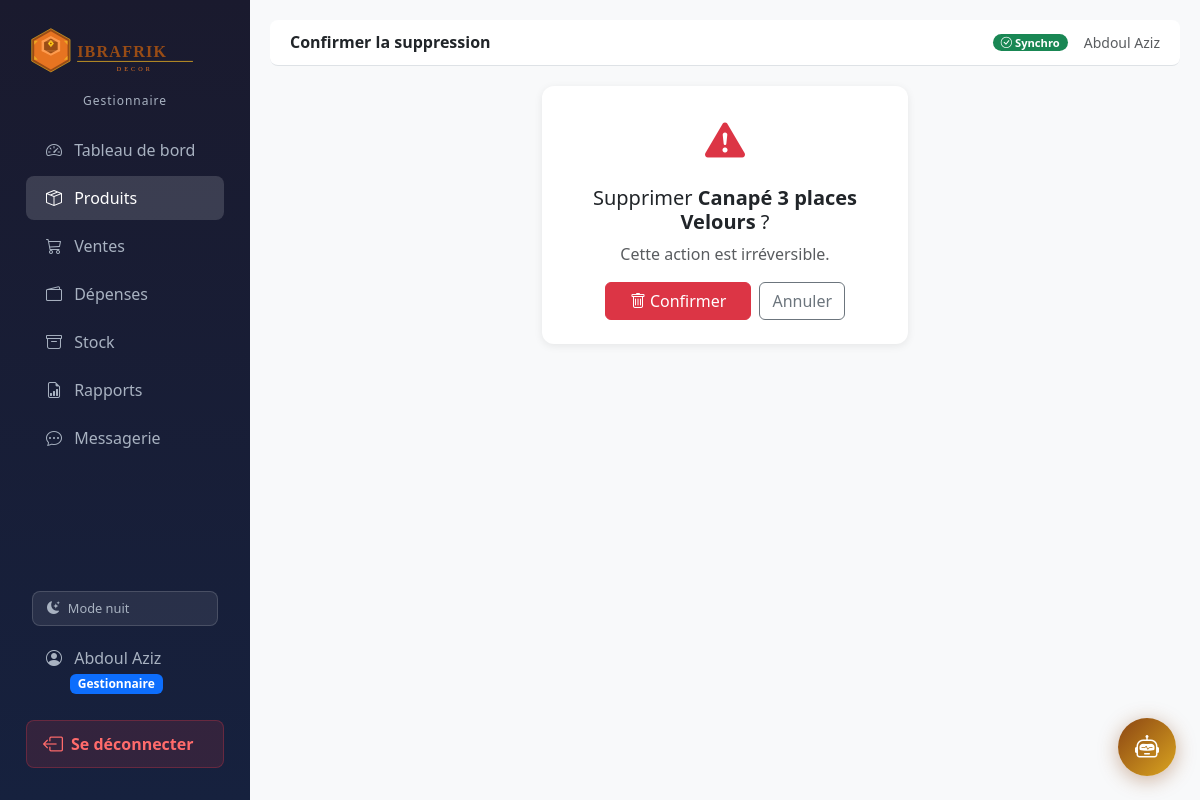
Page /produits/1/supprimer/ (signed in) on the committed database.
### accounts/models.py (models this page shows, shortened)
class Utilisateur(AbstractUser):
    GESTIONNAIRE = 'GESTIONNAIRE'
    ADMIN = 'ADMIN'
    ROLE_CHOICES = [
        (GESTIONNAIRE, 'Gestionnaire'),
        (ADMIN, 'Administrateur'),
    ]
    role = models.CharField(
        max_length=20,
        choices=ROLE_CHOICES,
        default=GESTIONNAIRE,
    )
    photo = models.ImageField(
        upload_to='profils/',
        blank=True,
        null=True,
        verbose_name='Photo de profil'
    )
    def is_gestionnaire(self):
        return self.role == self.GESTIONNAIRE
    def is_admin_bc(self):
        return self.role == self.ADMIN
    class Meta:
        verbose_name = 'Utilisateur'
        verbose_name_plural = 'Utilisateurs'

### produits/models.py (models this page shows, shortened)
class Produit(models.Model):
    nom = models.CharField(max_length=200)
    categorie = models.ForeignKey(Categorie, on_delete=models.PROTECT, related_name='produits')
    description = models.TextField(blank=True)
    prix_achat = models.DecimalField(max_digits=12, decimal_places=2)
    prix_vente = models.DecimalField(max_digits=12, decimal_places=2)
    quantite_stock = models.IntegerField(default=0)
    seuil_alerte = models.IntegerField(default=5)
    image = models.ImageField(upload_to='produits/', blank=True, null=True)
    date_ajout = models.DateTimeField(auto_now_add=True)
    actif = models.BooleanField(default=True)
    class Meta:
        verbose_name = 'Produit'

### produits/views.py (the view, shortened to what this page needs)
# urls.py: path('<int:pk>/supprimer/', views.produit_supprimer, name='supprimer'),
@login_required
def produit_supprimer(request, pk):
    produit = get_object_or_404(Produit, pk=pk)
    return render(
        request,
        'produits/confirmer_suppression.html',
        {'produit': produit}
    )

### dashboard/context_processors.py (called while the page is built)
def messages_non_lus(request):
    if request.user.is_authenticated:
        count = Message.objects.filter(
            destinataire=request.user, lu=False
        ).count()
        return {'messages_non_lus_count': count}
    return {'messages_non_lus_count': 0}

### templates/produits/confirmer_suppression.html (shortened to what this page needs)
{% extends 'base.html' %}
{% block page_title %}Confirmer la suppression{% endblock %}
{% block content %}
<div class="row justify-content-center">
    <div class="col-md-5">
        <div class="card p-4 text-center">
            <i class="bi bi-exclamation-triangle-fill text-danger fs-1 mb-3"></i>
            <h5>Supprimer <strong>{{ produit.nom }}</strong> ?</h5>
            <p class="text-muted">Cette action est irréversible.</p>
            <form method="post" class="d-flex gap-2 justify-content-center">
                <button type="submit" class="btn btn-danger px-4">
                    <i class="bi bi-trash me-1"></i>Confirmer
                </button>
                <a href="{% url 'produits:liste' %}" class="btn btn-outline-secondary">
                    Annuler
                </a>
            </form>
        </div>
    </div>
</div>
{% endblock %}

### templates/base.html (shortened to what this page needs)
{% load static %}
<!DOCTYPE html>
<html lang="fr">
<head>
    <link href="https://cdn.jsdelivr.net/npm/bootstrap@5.3.0/dist/css/bootstrap.min.css" rel="stylesheet">
    <link href="https://cdn.jsdelivr.net/npm/bootstrap-icons@1.11.0/font/bootstrap-icons.css" rel="stylesheet">
</head>
<body data-theme="dark">
{% if user.is_authenticated %}
<div class="d-flex">
    <nav class="sidebar p-3">
        <div class="text-center mb-3 mt-1">
            <img src="{% static 'images/logo_ibrafrik.svg' %}"
                 alt="IBRAFRIK Decor"
                 style="width: 210px; max-width: 100%; filter: brightness(1.1);">
            <div style="color: var(--sidebar-text); font-size: 0.75rem; margin-top: 4px; letter-spacing: 1px;">
                {{ user.get_role_display }}
            </div>
        </div>
        <ul class="nav flex-column flex-grow-1">
            {% if user.is_gestionnaire %}
            <li class="nav-item">
                <a class="nav-link {% if request.resolver_match.url_name == 'index' %}active{% endif %}"
                   href="{% url 'dashboard:index' %}">
                    <i class="bi bi-speedometer2"></i> Tableau de bord
                </a>
            </li>
            <li class="nav-item">
                <a class="nav-link {% if request.resolver_match.app_name == 'produits' %}active{% endif %}"
                   href="{% url 'produits:liste' %}">
                    <i class="bi bi-box-seam"></i> Produits
                </a>
            </li>
            <li class="nav-item">
                <a class="nav-link {% if request.resolver_match.app_name == 'ventes' %}active{% endif %}"
                   href="{% url 'ventes:liste' %}">
                    <i class="bi bi-cart3"></i> Ventes
                </a>
            </li>
            <li class="nav-item">
                <a class="nav-link {% if request.resolver_match.app_name == 'depenses' %}active{% endif %}"
                   href="{% url 'depenses:liste' %}">
                    <i class="bi bi-wallet2"></i> Dépenses
                </a>
            </li>
            <li class="nav-item">
                <a class="nav-link {% if request.resolver_match.app_name == 'stock' %}active{% endif %}"
                   href="{% url 'stock:liste' %}">
                    <i class="bi bi-archive"></i> Stock
                </a>
            </li>
            <li class="nav-item">
                <a class="nav-link {% if request.resolver_match.app_name == 'rapports' %}active{% endif %}"
                   href="{% url 'rapports:journalier' %}">
                    <i class="bi bi-file-earmark-bar-graph"></i> Rapports
                </a>
            </li>
            <li class="nav-item">
                <a class="nav-link {% if request.resolver_match.app_name == 'messagerie' %}active{% endif %}"
                   href="{% url 'messagerie:inbox' %}">
                    <i class="bi bi-chat-dots"></i> Messagerie
                </a>
            </li>
            {% endif %}
        </ul>
        <div class="px-3 mb-2">
            <button onclick="toggleMode()" id="modeBtn"
                    style="display:flex; align-items:center; gap:8px;
                           background: rgba(255,255,255,0.08);
                           color: var(--sidebar-text);
                           border: 1px solid rgba(255,255,255,0.15);
                           border-radius: 8px;
                           padding: 7px 14px;
                           width: 100%;
                           cursor: pointer;
                           font-size: 0.8rem;
                           transition: all 0.2s;">
                <i class="bi bi-moon-stars-fill" id="modeIcon"></i>
                <span id="modeLabel">Mode nuit</span>
            </button>
        </div>
        <a href="{% url 'accounts:profil' %}" class="nav-link mb-2" style="color: var(--sidebar-text);">
            <i class="bi bi-person-circle"></i>
            {{ user.get_full_name|default:user.username }}
            <br>
            <span class="badge ms-4 {% if user.is_admin_bc %}bg-warning text-dark{% else %}bg-primary{% endif %}">
                {{ user.get_role_display }}
            </span>
        </a>
        <a href="{% url 'accounts:logout' %}" class="btn-deconnexion mb-3">
            <i class="bi bi-box-arrow-left fs-5"></i>
            Se déconnecter
        </a>
    </nav>
    <div class="main-content flex-grow-1">
        <div class="topbar d-flex justify-content-between align-items-center">
            <h6 class="mb-0 fw-bold">{% block page_title %}{% endblock %}</h6>
            <div class="d-flex align-items-center gap-3">
                <span id="sync-indicator" class="badge badge-sync bg-secondary">
                </span>
                <small class="text-muted">{{ user.get_full_name|default:user.username }}</small>
            </div>
        </div>
        {% block content %}{% endblock %}
    </div>
</div>
{% else %}
    {% block content_unauthenticated %}{% endblock %}
{% endif %}
{% if user.is_authenticated %}
<div class="chat-bubble">
    <button class="chat-btn" onclick="toggleChat()" title="Assistant IBRA">
        <i class="bi bi-robot"></i>
    </button>
</div>
{% endif %}
</body>
</html>

### templates/base.html (style rules this page uses)
body[data-theme="dark"] { --sidebar-bg1: #1a1a2e; --sidebar-bg2: #16213e; --sidebar-text: #a8b2c1; background-color: #f8f9fa; }
body { --sidebar-bg1: #1a1a2e; --sidebar-bg2: #16213e; --sidebar-text: #a8b2c1; background-color: #f8f9fa; }
.sidebar { height: 100vh; background: linear-gradient(180deg, var(--sidebar-bg1) 0%, var(--sidebar-bg2) 100%); width: 250px; position: fixed; top: 0; left: 0; display: flex; flex-direction: column; overflow-y: auto; }
.sidebar .nav-link { color: var(--sidebar-text); padding: 10px 20px; border-radius: 8px; margin: 2px 10px; transition: all 0.2s; }
.sidebar .nav-link:hover, .sidebar .nav-link.active { background: rgba(255,255,255,0.15); color: #fff; }
.sidebar .nav-link i { margin-right: 8px; }
.main-content { margin-left: 250px; padding: 20px; }
.topbar { background: #fff; border-bottom: 1px solid #dee2e6; padding: 12px 20px; margin-bottom: 20px; border-radius: 8px; }
.card { border: none; box-shadow: 0 2px 8px rgba(0,0,0,0.08); border-radius: 12px; }
.badge-sync { font-size: 0.7rem; padding: 3px 8px; border-radius: 20px; }
.btn-deconnexion { display: flex; align-items: center; gap: 8px; background: rgba(220, 53, 69, 0.15); color: #ff6b6b !important; border: 1px solid rgba(220, 53, 69, 0.3); border-radius: 8px; padding: 8px 16px; margin: 8px 10px; font-weight: 600; transition: all 0.2s; text-decoration: none; }
body[data-mode="dark"] { --sidebar-bg1: #1a1a2e; --sidebar-bg2: #16213e; --sidebar-text: #a8b2c1; background-color: #f8f9fa; }
.chat-bubble { position: fixed; bottom: 24px; right: 24px; z-index: 9999; }
.chat-btn { width: 58px; height: 58px; border-radius: 50%; background: linear-gradient(135deg, #8B4513, #DAA520); border: none; color: #fff; font-size: 1.5rem; cursor: pointer; box-shadow: 0 4px 20px rgba(139,69,19,0.4); transition: transform 0.2s; }

### rows in the picture
Utilisateur: role "Gestionnaire", get_full_name "Abdoul Aziz"
Produit: nom "Canapé 3 places Velours"
